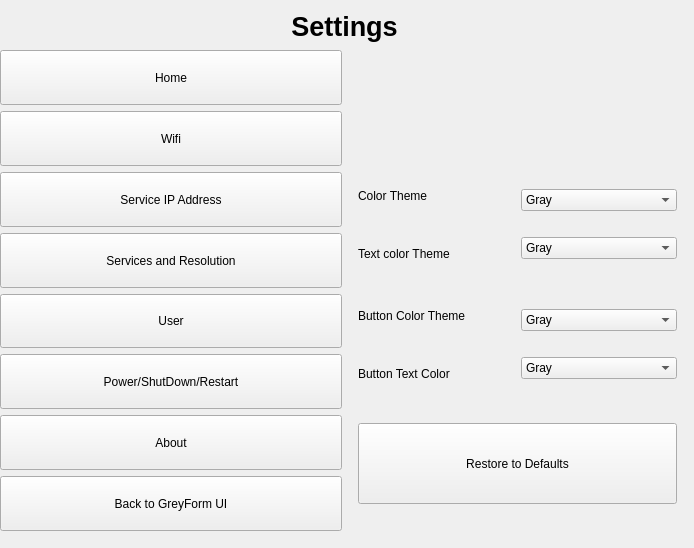
<?xml version="1.0" encoding="UTF-8"?>
<ui version="4.0">
 <class>Form</class>
 <widget class="QWidget" name="Form">
  <property name="geometry">
   <rect>
    <x>0</x>
    <y>0</y>
    <width>694</width>
    <height>548</height>
   </rect>
  </property>
  <property name="sizePolicy">
   <sizepolicy hsizetype="Expanding" vsizetype="Expanding">
    <horstretch>0</horstretch>
    <verstretch>0</verstretch>
   </sizepolicy>
  </property>
  <property name="windowTitle">
   <string>Form</string>
  </property>
  <widget class="QLabel" name="labeltitlsetting">
   <property name="geometry">
    <rect>
     <x>0</x>
     <y>10</y>
     <width>689</width>
     <height>32</height>
    </rect>
   </property>
   <property name="sizePolicy">
    <sizepolicy hsizetype="Minimum" vsizetype="Maximum">
     <horstretch>0</horstretch>
     <verstretch>0</verstretch>
    </sizepolicy>
   </property>
   <property name="font">
    <font>
     <pointsize>20</pointsize>
     <weight>75</weight>
     <bold>true</bold>
    </font>
   </property>
   <property name="text">
    <string>Settings</string>
   </property>
   <property name="textFormat">
    <enum>Qt::AutoText</enum>
   </property>
   <property name="alignment">
    <set>Qt::AlignCenter</set>
   </property>
  </widget>
  <widget class="QWidget" name="settinglayoutWidget">
   <property name="geometry">
    <rect>
     <x>0</x>
     <y>50</y>
     <width>689</width>
     <height>481</height>
    </rect>
   </property>
   <layout class="QHBoxLayout" name="horizontalLayout_2" stretch="1,1">
    <item>
     <layout class="QVBoxLayout" name="verticalLayout_2" stretch="1,1,1,1,1,1,1,1">
      <item>
       <widget class="QPushButton" name="HomeButton">
        <property name="sizePolicy">
         <sizepolicy hsizetype="Minimum" vsizetype="MinimumExpanding">
          <horstretch>0</horstretch>
          <verstretch>0</verstretch>
         </sizepolicy>
        </property>
        <property name="text">
         <string>Home</string>
        </property>
       </widget>
      </item>
      <item>
       <widget class="QPushButton" name="WifiButton">
        <property name="sizePolicy">
         <sizepolicy hsizetype="Minimum" vsizetype="MinimumExpanding">
          <horstretch>0</horstretch>
          <verstretch>0</verstretch>
         </sizepolicy>
        </property>
        <property name="text">
         <string>Wifi</string>
        </property>
       </widget>
      </item>
      <item>
       <widget class="QPushButton" name="serviceIPAddressButton">
        <property name="sizePolicy">
         <sizepolicy hsizetype="Minimum" vsizetype="MinimumExpanding">
          <horstretch>0</horstretch>
          <verstretch>0</verstretch>
         </sizepolicy>
        </property>
        <property name="text">
         <string>Service IP Address</string>
        </property>
       </widget>
      </item>
      <item>
       <widget class="QPushButton" name="ServicesButton">
        <property name="sizePolicy">
         <sizepolicy hsizetype="Minimum" vsizetype="MinimumExpanding">
          <horstretch>0</horstretch>
          <verstretch>0</verstretch>
         </sizepolicy>
        </property>
        <property name="text">
         <string>Services and Resolution</string>
        </property>
       </widget>
      </item>
      <item>
       <widget class="QPushButton" name="UserButton">
        <property name="sizePolicy">
         <sizepolicy hsizetype="Minimum" vsizetype="MinimumExpanding">
          <horstretch>0</horstretch>
          <verstretch>0</verstretch>
         </sizepolicy>
        </property>
        <property name="text">
         <string>User</string>
        </property>
       </widget>
      </item>
      <item>
       <widget class="QPushButton" name="PowerButton">
        <property name="sizePolicy">
         <sizepolicy hsizetype="Minimum" vsizetype="MinimumExpanding">
          <horstretch>0</horstretch>
          <verstretch>0</verstretch>
         </sizepolicy>
        </property>
        <property name="text">
         <string>Power/ShutDown/Restart</string>
        </property>
       </widget>
      </item>
      <item>
       <widget class="QPushButton" name="AboutButton">
        <property name="sizePolicy">
         <sizepolicy hsizetype="Minimum" vsizetype="MinimumExpanding">
          <horstretch>0</horstretch>
          <verstretch>0</verstretch>
         </sizepolicy>
        </property>
        <property name="text">
         <string>About</string>
        </property>
       </widget>
      </item>
      <item>
       <widget class="QPushButton" name="MarkingbackButton">
        <property name="sizePolicy">
         <sizepolicy hsizetype="Minimum" vsizetype="MinimumExpanding">
          <horstretch>0</horstretch>
          <verstretch>0</verstretch>
         </sizepolicy>
        </property>
        <property name="text">
         <string>Back to GreyForm UI</string>
        </property>
       </widget>
      </item>
     </layout>
    </item>
    <item>
     <layout class="QVBoxLayout" name="verticalLayout_4" stretch="1,1">
      <item>
       <widget class="QLabel" name="maintitlelabel">
        <property name="sizePolicy">
         <sizepolicy hsizetype="Preferred" vsizetype="Fixed">
          <horstretch>0</horstretch>
          <verstretch>0</verstretch>
         </sizepolicy>
        </property>
        <property name="font">
         <font>
          <pointsize>15</pointsize>
          <weight>75</weight>
          <bold>true</bold>
         </font>
        </property>
        <property name="text">
         <string/>
        </property>
        <property name="wordWrap">
         <bool>true</bool>
        </property>
       </widget>
      </item>
      <item>
       <widget class="QStackedWidget" name="stackedWidgetsetting">
        <widget class="QWidget" name="settingHomepage">
         <widget class="QWidget" name="layoutWidgethome">
          <property name="geometry">
           <rect>
            <x>10</x>
            <y>90</y>
            <width>319</width>
            <height>111</height>
           </rect>
          </property>
          <layout class="QHBoxLayout" name="horizontalLayout" stretch="0,0">
           <item>
            <layout class="QVBoxLayout" name="verticalLayout_5">
             <item>
              <widget class="QLabel" name="colortitlelabel">
               <property name="text">
                <string>Color Theme</string>
               </property>
              </widget>
             </item>
             <item>
              <widget class="QLabel" name="colortitlelabel_text">
               <property name="text">
                <string>Text color Theme</string>
               </property>
              </widget>
             </item>
            </layout>
           </item>
           <item>
            <layout class="QVBoxLayout" name="verticalLayout_6">
             <item>
              <widget class="QComboBox" name="themebox">
               <item>
                <property name="text">
                 <string>Gray</string>
                </property>
               </item>
               <item>
                <property name="text">
                 <string>Black</string>
                </property>
               </item>
               <item>
                <property name="text">
                 <string>Other Color</string>
                </property>
               </item>
              </widget>
             </item>
             <item>
              <widget class="QComboBox" name="themetextbox">
               <item>
                <property name="text">
                 <string>Gray</string>
                </property>
               </item>
               <item>
                <property name="text">
                 <string>Black</string>
                </property>
               </item>
               <item>
                <property name="text">
                 <string>Other Color</string>
                </property>
               </item>
              </widget>
             </item>
            </layout>
           </item>
          </layout>
         </widget>
         <widget class="QPushButton" name="restoreDefaultsButton">
          <property name="geometry">
           <rect>
            <x>10</x>
            <y>344</y>
            <width>319</width>
            <height>81</height>
           </rect>
          </property>
          <property name="sizePolicy">
           <sizepolicy hsizetype="Minimum" vsizetype="Expanding">
            <horstretch>0</horstretch>
            <verstretch>0</verstretch>
           </sizepolicy>
          </property>
          <property name="text">
           <string>Restore to Defaults</string>
          </property>
         </widget>
         <widget class="QWidget" name="layoutWidgethome_2">
          <property name="geometry">
           <rect>
            <x>10</x>
            <y>210</y>
            <width>319</width>
            <height>111</height>
           </rect>
          </property>
          <layout class="QHBoxLayout" name="horizontalLayout_8" stretch="0,0">
           <item>
            <layout class="QVBoxLayout" name="verticalLayout" stretch="1,1">
             <item>
              <widget class="QLabel" name="buttoncolortitlelabel">
               <property name="text">
                <string>Button Color Theme</string>
               </property>
              </widget>
             </item>
             <item>
              <widget class="QLabel" name="buttoncolortitlelabel_text">
               <property name="text">
                <string>Button Text Color</string>
               </property>
              </widget>
             </item>
            </layout>
           </item>
           <item>
            <layout class="QVBoxLayout" name="verticalLayout_3">
             <item>
              <widget class="QComboBox" name="buttonthemebox">
               <item>
                <property name="text">
                 <string>Gray</string>
                </property>
               </item>
               <item>
                <property name="text">
                 <string>Black</string>
                </property>
               </item>
               <item>
                <property name="text">
                 <string>Other Color</string>
                </property>
               </item>
              </widget>
             </item>
             <item>
              <widget class="QComboBox" name="buttonthemetextbox">
               <item>
                <property name="text">
                 <string>Gray</string>
                </property>
               </item>
               <item>
                <property name="text">
                 <string>Black</string>
                </property>
               </item>
               <item>
                <property name="text">
                 <string>Other Color</string>
                </property>
               </item>
              </widget>
             </item>
            </layout>
           </item>
          </layout>
         </widget>
        </widget>
        <widget class="QWidget" name="wifipage">
         <widget class="QLabel" name="interface_label">
          <property name="geometry">
           <rect>
            <x>10</x>
            <y>10</y>
            <width>319</width>
            <height>17</height>
           </rect>
          </property>
          <property name="text">
           <string/>
          </property>
          <property name="wordWrap">
           <bool>true</bool>
          </property>
         </widget>
         <widget class="QTreeWidget" name="treeWidget">
          <property name="geometry">
           <rect>
            <x>10</x>
            <y>40</y>
            <width>319</width>
            <height>399</height>
           </rect>
          </property>
          <column>
           <property name="text">
            <string>SSID</string>
           </property>
          </column>
          <column>
           <property name="text">
            <string>Signal Strength</string>
           </property>
          </column>
         </widget>
        </widget>
        <widget class="QWidget" name="serviceipaddresspage">
         <widget class="QLabel" name="ip_label">
          <property name="geometry">
           <rect>
            <x>0</x>
            <y>10</y>
            <width>309</width>
            <height>197</height>
           </rect>
          </property>
          <property name="text">
           <string/>
          </property>
          <property name="wordWrap">
           <bool>true</bool>
          </property>
         </widget>
         <widget class="QLabel" name="Portnumipadd">
          <property name="geometry">
           <rect>
            <x>10</x>
            <y>240</y>
            <width>309</width>
            <height>196</height>
           </rect>
          </property>
          <property name="font">
           <font>
            <pointsize>15</pointsize>
           </font>
          </property>
          <property name="text">
           <string/>
          </property>
          <property name="wordWrap">
           <bool>true</bool>
          </property>
         </widget>
        </widget>
        <widget class="QWidget" name="servicespage">
         <widget class="QWidget" name="layoutWidgetservicestextsize">
          <property name="geometry">
           <rect>
            <x>10</x>
            <y>110</y>
            <width>319</width>
            <height>36</height>
           </rect>
          </property>
          <layout class="QHBoxLayout" name="horizontalLayout_4" stretch="1,1">
           <item>
            <widget class="QLabel" name="Textsizelab">
             <property name="font">
              <font>
               <pointsize>15</pointsize>
              </font>
             </property>
             <property name="text">
              <string>Font Size:</string>
             </property>
            </widget>
           </item>
           <item>
            <widget class="QComboBox" name="Text_size">
             <property name="font">
              <font>
               <pointsize>15</pointsize>
              </font>
             </property>
             <item>
              <property name="text">
               <string>16</string>
              </property>
             </item>
             <item>
              <property name="text">
               <string>18</string>
              </property>
             </item>
             <item>
              <property name="text">
               <string>20</string>
              </property>
             </item>
             <item>
              <property name="text">
               <string>22</string>
              </property>
             </item>
             <item>
              <property name="text">
               <string>24</string>
              </property>
             </item>
             <item>
              <property name="text">
               <string>26</string>
              </property>
             </item>
             <item>
              <property name="text">
               <string>28</string>
              </property>
             </item>
             <item>
              <property name="text">
               <string>30</string>
              </property>
             </item>
             <item>
              <property name="text">
               <string>32</string>
              </property>
             </item>
             <item>
              <property name="text">
               <string>36</string>
              </property>
             </item>
             <item>
              <property name="text">
               <string>40</string>
              </property>
             </item>
            </widget>
           </item>
          </layout>
         </widget>
         <widget class="QLabel" name="host">
          <property name="geometry">
           <rect>
            <x>10</x>
            <y>20</y>
            <width>319</width>
            <height>36</height>
           </rect>
          </property>
          <property name="font">
           <font>
            <pointsize>15</pointsize>
           </font>
          </property>
          <property name="text">
           <string>Host:</string>
          </property>
         </widget>
         <widget class="QWidget" name="layoutWidgetservicesresolution">
          <property name="geometry">
           <rect>
            <x>10</x>
            <y>152</y>
            <width>319</width>
            <height>36</height>
           </rect>
          </property>
          <layout class="QHBoxLayout" name="horizontalLayout_3" stretch="1,1">
           <item>
            <widget class="QLabel" name="Resolutionlab">
             <property name="font">
              <font>
               <pointsize>15</pointsize>
              </font>
             </property>
             <property name="text">
              <string>Resolution:</string>
             </property>
            </widget>
           </item>
           <item>
            <widget class="QComboBox" name="resolutioncomboBox">
             <property name="font">
              <font>
               <pointsize>15</pointsize>
              </font>
             </property>
             <item>
              <property name="text">
               <string>1920 x 1080</string>
              </property>
             </item>
             <item>
              <property name="text">
               <string>1600 x 900</string>
              </property>
             </item>
             <item>
              <property name="text">
               <string>1366 x 768</string>
              </property>
             </item>
             <item>
              <property name="text">
               <string>1280 x 720</string>
              </property>
             </item>
             <item>
              <property name="text">
               <string>800 x 600</string>
              </property>
             </item>
            </widget>
           </item>
          </layout>
         </widget>
         <widget class="QWidget" name="layoutWidgetservicescountryGMT">
          <property name="geometry">
           <rect>
            <x>10</x>
            <y>319</y>
            <width>319</width>
            <height>35</height>
           </rect>
          </property>
          <layout class="QHBoxLayout" name="horizontalLayout_6" stretch="1,1">
           <item>
            <widget class="QLabel" name="setcountryGMT">
             <property name="font">
              <font>
               <pointsize>15</pointsize>
              </font>
             </property>
             <property name="text">
              <string>Country:</string>
             </property>
            </widget>
           </item>
           <item>
            <widget class="QComboBox" name="country">
             <property name="font">
              <font>
               <pointsize>15</pointsize>
              </font>
             </property>
            </widget>
           </item>
          </layout>
         </widget>
         <widget class="QLabel" name="SystemDate">
          <property name="geometry">
           <rect>
            <x>10</x>
            <y>194</y>
            <width>319</width>
            <height>35</height>
           </rect>
          </property>
          <property name="font">
           <font>
            <pointsize>15</pointsize>
           </font>
          </property>
          <property name="text">
           <string>System Date: </string>
          </property>
         </widget>
         <widget class="QWidget" name="layoutWidgetservicessetpass">
          <property name="geometry">
           <rect>
            <x>10</x>
            <y>360</y>
            <width>319</width>
            <height>36</height>
           </rect>
          </property>
          <layout class="QHBoxLayout" name="horizontalLayout_5" stretch="1,1">
           <item>
            <widget class="QLabel" name="setpassword">
             <property name="font">
              <font>
               <pointsize>15</pointsize>
              </font>
             </property>
             <property name="text">
              <string>Set User Password: </string>
             </property>
            </widget>
           </item>
           <item>
            <widget class="QLineEdit" name="PasslineEdit">
             <property name="font">
              <font>
               <pointsize>15</pointsize>
               <stylestrategy>PreferDefault</stylestrategy>
              </font>
             </property>
             <property name="echoMode">
              <enum>QLineEdit::Password</enum>
             </property>
            </widget>
           </item>
          </layout>
         </widget>
         <widget class="QLabel" name="Systemtime">
          <property name="geometry">
           <rect>
            <x>10</x>
            <y>277</y>
            <width>319</width>
            <height>36</height>
           </rect>
          </property>
          <property name="font">
           <font>
            <pointsize>15</pointsize>
           </font>
          </property>
          <property name="text">
           <string>System Time: </string>
          </property>
         </widget>
         <widget class="QLabel" name="SystemMemory">
          <property name="geometry">
           <rect>
            <x>10</x>
            <y>235</y>
            <width>319</width>
            <height>36</height>
           </rect>
          </property>
          <property name="font">
           <font>
            <pointsize>15</pointsize>
           </font>
          </property>
          <property name="text">
           <string>System Memory: </string>
          </property>
         </widget>
         <widget class="QWidget" name="horizontalLayoutWidgetspeed">
          <property name="geometry">
           <rect>
            <x>10</x>
            <y>60</y>
            <width>321</width>
            <height>41</height>
           </rect>
          </property>
          <layout class="QHBoxLayout" name="horizontalLayout_7">
           <item>
            <widget class="QLabel" name="speedlabel">
             <property name="font">
              <font>
               <pointsize>15</pointsize>
              </font>
             </property>
             <property name="text">
              <string>Speed:</string>
             </property>
            </widget>
           </item>
           <item>
            <widget class="QComboBox" name="speedcombo">
             <property name="font">
              <font>
               <pointsize>15</pointsize>
              </font>
             </property>
             <item>
              <property name="text">
               <string>1x</string>
              </property>
             </item>
             <item>
              <property name="text">
               <string>2x</string>
              </property>
             </item>
             <item>
              <property name="text">
               <string>3x</string>
              </property>
             </item>
            </widget>
           </item>
          </layout>
         </widget>
        </widget>
        <widget class="QWidget" name="UserPage"/>
        <widget class="QWidget" name="AboutPage">
         <widget class="QLabel" name="version_label">
          <property name="geometry">
           <rect>
            <x>10</x>
            <y>310</y>
            <width>319</width>
            <height>90</height>
           </rect>
          </property>
          <property name="text">
           <string/>
          </property>
         </widget>
         <widget class="QLabel" name="titlelabel">
          <property name="geometry">
           <rect>
            <x>10</x>
            <y>117</y>
            <width>319</width>
            <height>91</height>
           </rect>
          </property>
          <property name="text">
           <string/>
          </property>
         </widget>
         <widget class="QLabel" name="author_label">
          <property name="geometry">
           <rect>
            <x>10</x>
            <y>21</y>
            <width>319</width>
            <height>90</height>
           </rect>
          </property>
          <property name="text">
           <string/>
          </property>
         </widget>
         <widget class="QLabel" name="info_label">
          <property name="geometry">
           <rect>
            <x>10</x>
            <y>214</y>
            <width>319</width>
            <height>90</height>
           </rect>
          </property>
          <property name="text">
           <string/>
          </property>
          <property name="wordWrap">
           <bool>true</bool>
          </property>
         </widget>
        </widget>
        <widget class="QWidget" name="RestartPowerOffPage"/>
       </widget>
      </item>
     </layout>
    </item>
   </layout>
  </widget>
 </widget>
 <resources/>
 <connections/>
</ui>
